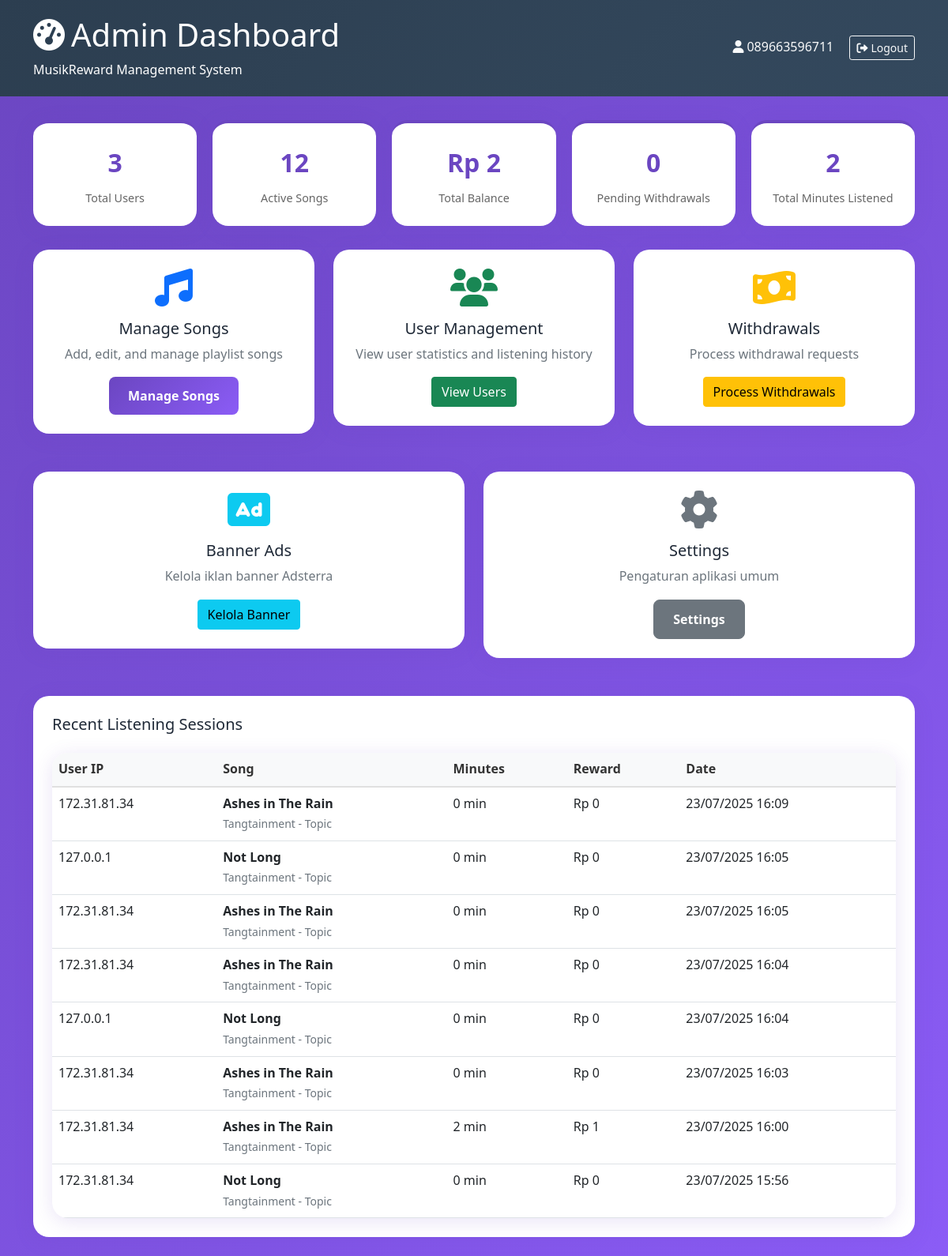
/admin/index.php (signed in), run on the app's committed database.
### tables this page shows
CREATE TABLE listening_sessions (
            id INTEGER PRIMARY KEY AUTOINCREMENT,
            user_ip TEXT NOT NULL,
            song_id INTEGER NOT NULL,
            minutes_listened INTEGER DEFAULT 0,
            reward_earned REAL DEFAULT 0.00,
            completed INTEGER DEFAULT 0,
            created_at DATETIME DEFAULT CURRENT_TIMESTAMP,
            FOREIGN KEY (song_id) REFERENCES songs(id)
        );

CREATE TABLE songs (
            id INTEGER PRIMARY KEY AUTOINCREMENT,
            youtube_id TEXT NOT NULL,
            title TEXT NOT NULL,
            artist TEXT NOT NULL,
            thumbnail_url TEXT,
            duration INTEGER DEFAULT 0,
            is_active INTEGER DEFAULT 1,
            created_at DATETIME DEFAULT CURRENT_TIMESTAMP
        );

### admin/index.php (the view, shortened to what this page needs)
<?php
require_once '../config/database.php';
$stmt = $pdo->query("SELECT COUNT(*) as total_users FROM users");
$totalUsers = $stmt->fetch()['total_users'];
$stmt = $pdo->query("SELECT COUNT(*) as total_songs FROM songs WHERE is_active = 1");
$totalSongs = $stmt->fetch()['total_songs'];
$stmt = $pdo->query("SELECT SUM(balance) as total_balance FROM users");
$totalBalance = $stmt->fetch()['total_balance'] ?: 0;
$stmt = $pdo->query("SELECT COUNT(*) as pending_withdrawals FROM withdrawals WHERE status = 'pending'");
$pendingWithdrawals = $stmt->fetch()['pending_withdrawals'];
$stmt = $pdo->query("SELECT SUM(minutes_listened) as total_minutes FROM listening_sessions");
$totalMinutes = $stmt->fetch()['total_minutes'] ?: 0;
?>
<!DOCTYPE html>
<html lang="id">
<head>
    <link href="https://cdn.jsdelivr.net/npm/bootstrap@5.1.3/dist/css/bootstrap.min.css" rel="stylesheet">
    <link href="https://cdnjs.cloudflare.com/ajax/libs/font-awesome/6.0.0/css/all.min.css" rel="stylesheet">
    <link href="../assets/css/style.css" rel="stylesheet">
</head>
<body>
    <div class="admin-header">
        <div class="container">
            <div class="d-flex justify-content-between align-items-center">
                <div>
                    <h1><i class="fas fa-tachometer-alt me-2"></i>Admin Dashboard</h1>
                    <p class="mb-0">MusikReward Management System</p>
                </div>
                <div>
                    <span class="text-light me-3">
                        <i class="fas fa-user me-1"></i><?= htmlspecialchars($_SESSION['admin_username']) ?>
                    </span>
                    <a href="?logout=1" class="btn btn-outline-light btn-sm">
                        <i class="fas fa-sign-out-alt me-1"></i>Logout
                    </a>
                </div>
            </div>
        </div>
    </div>
    <div class="container">
        <div class="stats-grid">
            <div class="stat-card">
                <div class="stat-number"><?= number_format($totalUsers) ?></div>
                <div class="stat-label">Total Users</div>
            </div>
            <div class="stat-card">
                <div class="stat-number"><?= number_format($totalSongs) ?></div>
                <div class="stat-label">Active Songs</div>
            </div>
            <div class="stat-card">
                <div class="stat-number">Rp <?= number_format($totalBalance, 0, ',', '.') ?></div>
                <div class="stat-label">Total Balance</div>
            </div>
            <div class="stat-card">
                <div class="stat-number"><?= number_format($pendingWithdrawals) ?></div>
                <div class="stat-label">Pending Withdrawals</div>
            </div>
            <div class="stat-card">
                <div class="stat-number"><?= number_format($totalMinutes) ?></div>
                <div class="stat-label">Total Minutes Listened</div>
            </div>
        </div>
        <div class="row">
            <div class="col-md-4 mb-4">
                <div class="admin-card text-center">
                    <i class="fas fa-music text-primary mb-3" style="font-size: 3rem;"></i>
                    <h5>Manage Songs</h5>
                    <p class="text-muted">Add, edit, and manage playlist songs</p>
                    <a href="songs.php" class="btn btn-primary">Manage Songs</a>
                </div>
            </div>
            <div class="col-md-4 mb-4">
                <div class="admin-card text-center">
                    <i class="fas fa-users text-success mb-3" style="font-size: 3rem;"></i>
                    <h5>User Management</h5>
                    <p class="text-muted">View user statistics and listening history</p>
                    <a href="users.php" class="btn btn-success">View Users</a>
                </div>
            </div>
            <div class="col-md-4 mb-4">
                <div class="admin-card text-center">
                    <i class="fas fa-money-bill-wave text-warning mb-3" style="font-size: 3rem;"></i>
                    <h5>Withdrawals</h5>
                    <p class="text-muted">Process withdrawal requests</p>
                    <a href="withdrawals.php" class="btn btn-warning">Process Withdrawals</a>
                </div>
            </div>
        </div>
        <div class="row">
            <div class="col-md-6 mb-4">
                <div class="admin-card text-center">
                    <i class="fas fa-ad text-info mb-3" style="font-size: 3rem;"></i>
                    <h5>Banner Ads</h5>
                    <p class="text-muted">Kelola iklan banner Adsterra</p>
                    <a href="banner_ads.php" class="btn btn-info">Kelola Banner</a>
                </div>
            </div>
            <div class="col-md-6 mb-4">
                <div class="admin-card text-center">
                    <i class="fas fa-cog text-secondary mb-3" style="font-size: 3rem;"></i>
                    <h5>Settings</h5>
                    <p class="text-muted">Pengaturan aplikasi umum</p>
                    <a href="#" class="btn btn-secondary">Settings</a>
                </div>
            </div>
        </div>
        <div class="admin-card">
            <h5 class="mb-4">Recent Listening Sessions</h5>
            <div class="table-responsive">
                <table class="table">
                    <thead>
                        <tr>
                            <th>User IP</th>
                            <th>Song</th>
                            <th>Minutes</th>
                            <th>Reward</th>
                            <th>Date</th>
                        </tr>
                    </thead>
                    <tbody>
                        <?php
                        $stmt = $pdo->query("
                            SELECT ls.*, s.title, s.artist
                            FROM listening_sessions ls
                            JOIN songs s ON ls.song_id = s.id
                            ORDER BY ls.created_at DESC
                            LIMIT 10
                        ");
                        $sessions = $stmt->fetchAll();
                        foreach ($sessions as $session): ?>
                        <tr>
                            <td><?= htmlspecialchars($session['user_ip']) ?></td>
                            <td>
                                <strong><?= htmlspecialchars($session['title']) ?></strong><br>
                                <small class="text-muted"><?= htmlspecialchars($session['artist']) ?></small>
                            </td>
                            <td><?= $session['minutes_listened'] ?> min</td>
                            <td>Rp <?= number_format($session['reward_earned'], 0, ',', '.') ?></td>
                            <td><?= date('d/m/Y H:i', strtotime($session['created_at'])) ?></td>
                        </tr>
                        <?php endforeach; ?>
                    </tbody>
                </table>
            </div>
        </div>
    </div>
</body>
</html>

### assets/css/style.css (style rules this page uses)
:root { --primary-color: #6B46C1; --secondary-color: #8B5CF6; --tertiary-color: #3B82F6; --accent-color: #92400E; --success-color: #10B981; --background-color: #F8FAFC; --wave-gradient: linear-gradient(135deg, #6B46C1 0%, #8B5CF6 25%, #3B82F6 50%, #92400E 75%, #6B46C1 100%); --card-shadow: 0 4px 25px rgba(107, 70, 193, 0.15); --border-radius: 20px; }
* { margin: 0; padding: 0; box-sizing: border-box; }
body { font-family: 'Segoe UI', Tahoma, Geneva, Verdana, sans-serif; background: var(--wave-gradient); background-size: 400% 400%; animation: waveAnimation 15s ease-in-out infinite; line-height: 1.6; color: #1F2937; min-height: 100vh; }
.btn-primary { background: linear-gradient(135deg, var(--primary-color), var(--secondary-color)); border: none; border-radius: 8px; padding: 12px 24px; font-weight: 600; transition: all 0.3s ease; }
.btn-secondary { border-radius: 8px; padding: 12px 24px; font-weight: 600; }
.admin-header { background: linear-gradient(135deg, #2C3E50, #34495E); color: white; padding: 20px; margin-bottom: 30px; }
.admin-card { background: white; border-radius: var(--border-radius); box-shadow: var(--card-shadow); padding: 24px; margin-bottom: 24px; }
.stats-grid { display: grid; grid-template-columns: repeat(auto-fit, minmax(200px, 1fr)); gap: 20px; margin-bottom: 30px; }
.stat-card { background: white; border-radius: var(--border-radius); padding: 24px; text-align: center; box-shadow: var(--card-shadow); border-top: 4px solid var(--primary-color); }
.stat-number { font-size: 2rem; font-weight: bold; color: var(--primary-color); margin-bottom: 8px; }
.stat-label { color: #666; font-size: 0.9rem; }
.table-responsive { border-radius: var(--border-radius); overflow: hidden; box-shadow: var(--card-shadow); }
.table { margin-bottom: 0; }
.table thead th { background-color: #F8F9FA; border-bottom: 2px solid #E0E0E0; font-weight: 600; color: #333; }

### data on the page
listening_sessions: user_ip "172.31.81.34", song.title "Ashes in The Rain", song.artist "Tangtainment - Topic", minutes_listened "0", reward_earned "0", created_at "23/07/2025 16:09"
listening_sessions: user_ip "127.0.0.1", song.title "Not Long", song.artist "Tangtainment - Topic", minutes_listened "0", reward_earned "0", created_at "23/07/2025 16:05"
listening_sessions: user_ip "172.31.81.34", song.title "Ashes in The Rain", song.artist "Tangtainment - Topic", minutes_listened "0", reward_earned "0", created_at "23/07/2025 16:05"
listening_sessions: user_ip "172.31.81.34", song.title "Ashes in The Rain", song.artist "Tangtainment - Topic", minutes_listened "0", reward_earned "0", created_at "23/07/2025 16:04"
listening_sessions: user_ip "127.0.0.1", song.title "Not Long", song.artist "Tangtainment - Topic", minutes_listened "0", reward_earned "0", created_at "23/07/2025 16:04"
listening_sessions: user_ip "172.31.81.34", song.title "Ashes in The Rain", song.artist "Tangtainment - Topic", minutes_listened "0", reward_earned "0", created_at "23/07/2025 16:03"
listening_sessions: user_ip "172.31.81.34", song.title "Ashes in The Rain", song.artist "Tangtainment - Topic", minutes_listened "2", reward_earned "1", created_at "23/07/2025 16:00"
listening_sessions: user_ip "172.31.81.34", song.title "Not Long", song.artist "Tangtainment - Topic", minutes_listened "0", reward_earned "0", created_at "23/07/2025 15:56"

### other printed values
$_SESSION['admin_username'] "089663596711"
$totalUsers "3"
$totalSongs "12"
$totalBalance "2"
$pendingWithdrawals "0"
$totalMinutes "2"
